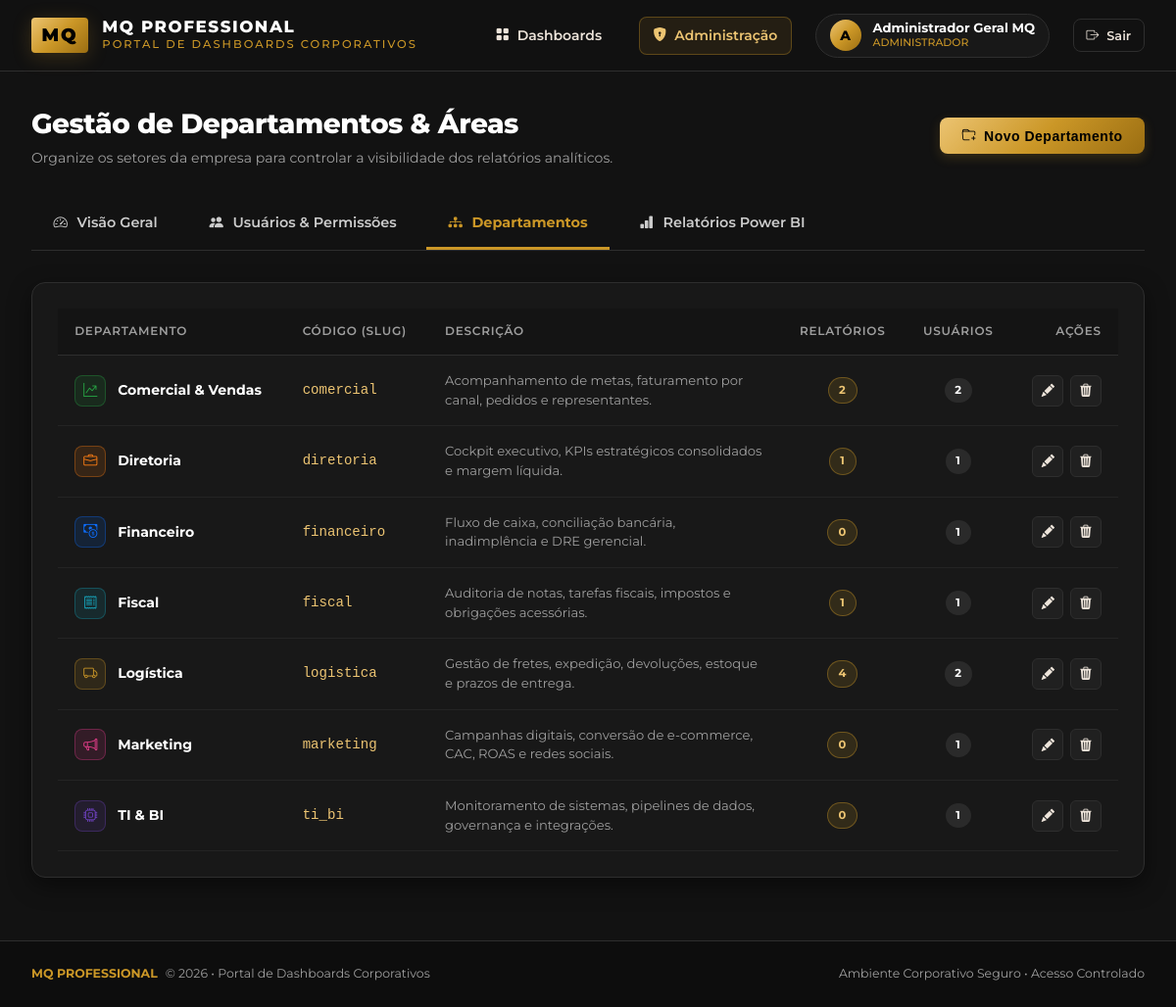
/admin/departments (signed in), run on the app's committed database.
### tables this page shows
CREATE TABLE departments (
        id INTEGER PRIMARY KEY AUTOINCREMENT,
        name TEXT NOT NULL,
        code TEXT UNIQUE NOT NULL,
        description TEXT,
        icon TEXT DEFAULT 'bi-folder',
        color TEXT DEFAULT '#CB9727',
        created_at DATETIME DEFAULT CURRENT_TIMESTAMP
    );

### app.py (the view, shortened to what this page needs)
@app.route('/admin/departments', methods=['GET', 'POST'])
@admin_required
def admin_departments():
    departments = list_all_departments()
    return render_template('admin/departments.html', departments=departments)

### app.py (called while the page is built)
def admin_required(f):
    @wraps(f)
    def decorated_function(*args, **kwargs):
        if 'user_id' not in session:
            flash('Por favor, faça login para acessar esta área.', 'warning')
            return redirect(url_for('login', next=request.url))
        if session.get('role') != 'admin':
            flash('Acesso restrito. Você não possui privilégios de Administrador.', 'danger')
            return redirect(url_for('portal'))
        return f(*args, **kwargs)
    return decorated_function

@app.context_processor
def inject_globals():
    return {
        'current_user': {
            'id': session.get('user_id'),
            'username': session.get('username'),
            'name': session.get('name'),
            'role': session.get('role'),
            'is_admin': session.get('role') == 'admin'
        } if 'user_id' in session else None
    }

### database.py (called while the page is built)
def get_db():
    conn = sqlite3.connect(Config.DATABASE)
    conn.row_factory = sqlite3.Row
    conn.execute("PRAGMA foreign_keys = ON;")
    return conn

def list_all_departments():
    conn = get_db()
    departments = conn.execute('''
        SELECT d.*,
               (SELECT COUNT(*) FROM reports r WHERE r.department_id = d.id AND r.active = 1) as report_count,
               (SELECT COUNT(DISTINCT user_id) FROM user_departments ud WHERE ud.department_id = d.id) as user_count
        FROM departments d
        ORDER BY d.name ASC
    ''').fetchall()
    conn.close()
    return [dict(department) for department in departments]

### templates/admin/departments.html (shortened to what this page needs)
{% extends "base.html" %}
{% block extra_css %}
<link rel="stylesheet" href="{{ url_for('static', filename='css/admin.css') }}">
{% endblock %}
{% block content %}
<div class="admin-header">
    <div class="admin-title-group">
        <h1>Gestão de Departamentos & Áreas</h1>
        <p>Organize os setores da empresa para controlar a visibilidade dos relatórios analíticos.</p>
    </div>
    <button type="button" class="btn-mq-gold" onclick="openModal('createDeptModal')">
        <i class="bi bi-folder-plus"></i> Novo Departamento
    </button>
</div>
<nav class="admin-nav-tabs">
    <a href="{{ url_for('admin_dashboard') }}" class="admin-tab-link">
        <i class="bi bi-speedometer2"></i> Visão Geral
    </a>
    <a href="{{ url_for('admin_users') }}" class="admin-tab-link">
        <i class="bi bi-people-fill"></i> Usuários & Permissões
    </a>
    <a href="{{ url_for('admin_departments') }}" class="admin-tab-link active">
        <i class="bi bi-diagram-3-fill"></i> Departamentos
    </a>
    <a href="{{ url_for('admin_reports') }}" class="admin-tab-link">
        <i class="bi bi-bar-chart-fill"></i> Relatórios Power BI
    </a>
</nav>
<div class="admin-card">
    <div class="mq-table-responsive">
        <table class="mq-table">
            <thead>
                <tr>
                    <th>Departamento</th>
                    <th>Código (Slug)</th>
                    <th>Descrição</th>
                    <th style="text-align: center;">Relatórios</th>
                    <th style="text-align: center;">Usuários</th>
                    <th style="text-align: right;">Ações</th>
                </tr>
            </thead>
            <tbody>
                {% for d in departments %}
                <tr>
                    <td>
                        <div style="display: flex; align-items: center; gap: 0.75rem;">
                            <div style="width: 32px; height: 32px; border-radius: 8px; background: {{ d.color }}22; border: 1px solid {{ d.color }}55; display: flex; align-items: center; justify-content: center; color: {{ d.color }};">
                                <i class="bi {{ d.icon }}"></i>
                            </div>
                            <span style="font-weight: 700; color: var(--mq-white);">{{ d.name }}</span>
                        </div>
                    </td>
                    <td style="font-family: monospace; color: var(--mq-gold-light);">{{ d.code }}</td>
                    <td style="color: var(--mq-gray-muted); font-size: 0.82rem; max-width: 350px;">{{ d.description or 'Sem descrição' }}</td>
                    <td style="text-align: center;">
                        <span class="mq-badge mq-badge-gold">{{ d.report_count }}</span>
                    </td>
                    <td style="text-align: center;">
                        <span class="mq-badge" style="background: rgba(255, 255, 255, 0.08); color: var(--mq-white);">{{ d.user_count }}</span>
                    </td>
                    <td style="text-align: right;">
                        <div class="table-action-btns" style="justify-content: flex-end;">
                            <button type="button" class="btn-icon-action" title="Editar Departamento"
                                    onclick='editDepartment({{ d | tojson }})'>
                                <i class="bi bi-pencil-fill"></i>
                            </button>
                            <form method="POST" action="{{ url_for('admin_departments') }}" onsubmit="return confirm('Deseja excluir este departamento? Todos os relatórios e acessos vinculados podem ser afetados.');" style="display: inline;">
                                <button type="submit" class="btn-icon-action delete" title="Excluir Departamento">
                                    <i class="bi bi-trash3-fill"></i>
                                </button>
                            </form>
                        </div>
                    </td>
                </tr>
                {% endfor %}
            </tbody>
        </table>
    </div>
</div>
{% endblock %}

### static/css/mq_theme.css (style rules this page uses)
:root { --mq-black: #000000; --mq-black-bg: #121212; --mq-black-surface: #181818; --mq-black-card: #1f1f1f; --mq-black-card-hover: #262626; --mq-border: #2e2e2e; --mq-border-subtle: #242424; --mq-white: #FFFFFF; --mq-creme: #FDFBD4; --mq-creme-2: #EDE4DA; --mq-gray-muted: #9E9E9E; --mq-gray-light: #CCCCCC; --mq-gold: #CB9727; --mq-gold-light: #ECC472; --mq-gold-dark: #9B6E12; --mq-gold-glow: rgba(203, 151, 39, 0.25); --mq-gold-subtle: rgba(203, 151, 39, 0.12); --mq-grad-gold: linear-gradient(135deg, #ECC472 0%, #CB9727 50%, #9B6E12 100%); --mq-grad-gold-hover: linear-gradient(135deg, #F5D792 0%, #D8A535 50%, #B07E15 100%); --mq-grad-dark: linear-gradient(180deg, #1A1A1A 0%, #121212 100%); --mq-grad-card: linear-gradient(145deg, #222222 0%, #161616 100%); --mq-success: #28A745; --mq-danger: #DC3545; --mq-warning: #FFC107; --mq-info: #17A2B8; --mq-primary-blue: #0D6EFD; --font-main: 'Montserrat', -apple-system, BlinkMacSystemFont, sans-serif; --transition-smooth: all 0.25s cubic-bezier(0.4, 0, 0.2, 1); --shadow-card: 0 8px 24px rgba(0, 0, 0, 0.45); --shadow-gold: 0 4px 20px rgba(203, 151, 39, 0.22); }
*, *::before, *::after { box-sizing: border-box; margin: 0; padding: 0; }
body { font-family: var(--font-main); background-color: var(--mq-black-bg); color: var(--mq-creme-2); min-height: 100vh; display: flex; flex-direction: column; line-height: 1.5; -webkit-font-smoothing: antialiased; }
a { color: var(--mq-gold); text-decoration: none; transition: var(--transition-smooth); }
.btn-mq-gold { background: var(--mq-grad-gold); color: var(--mq-black); font-weight: 700; font-size: 0.875rem; letter-spacing: 0.5px; padding: 0.65rem 1.4rem; border-radius: 8px; border: none; cursor: pointer; display: inline-flex; align-items: center; justify-content: center; gap: 0.5rem; transition: var(--transition-smooth); box-shadow: 0 4px 12px rgba(203, 151, 39, 0.2); }
.mq-badge { display: inline-flex; align-items: center; gap: 0.35rem; font-size: 0.72rem; font-weight: 700; text-transform: uppercase; letter-spacing: 0.5px; padding: 0.25rem 0.65rem; border-radius: 20px; }
.mq-badge-gold { background: rgba(203, 151, 39, 0.15); color: var(--mq-gold-light); border: 1px solid rgba(203, 151, 39, 0.4); }

### static/css/admin.css (style rules this page uses)
.admin-header { display: flex; justify-content: space-between; align-items: center; margin-bottom: 2rem; flex-wrap: wrap; gap: 1rem; }
.admin-title-group h1 { font-size: 1.75rem; font-weight: 800; color: var(--mq-white); letter-spacing: -0.5px; }
.admin-title-group p { color: var(--mq-gray-muted); font-size: 0.88rem; margin-top: 0.2rem; }
.admin-nav-tabs { display: flex; gap: 0.5rem; border-bottom: 1px solid var(--mq-border); margin-bottom: 2rem; overflow-x: auto; }
.admin-tab-link { padding: 0.85rem 1.4rem; font-size: 0.9rem; font-weight: 600; color: var(--mq-gray-light); border-bottom: 3px solid transparent; display: inline-flex; align-items: center; gap: 0.6rem; transition: var(--transition-smooth); text-decoration: none; white-space: nowrap; }
.admin-tab-link.active { color: var(--mq-gold); border-bottom-color: var(--mq-gold); font-weight: 700; }
.admin-card { background: #181818; border: 1px solid var(--mq-border); border-radius: 14px; padding: 1.6rem; box-shadow: var(--shadow-card); margin-bottom: 2rem; }
.mq-table-responsive { width: 100%; overflow-x: auto; }
.mq-table { width: 100%; border-collapse: collapse; text-align: left; font-size: 0.88rem; }
.mq-table th { padding: 0.9rem 1.1rem; background: #141414; color: var(--mq-gray-muted); font-weight: 600; text-transform: uppercase; font-size: 0.75rem; letter-spacing: 0.75px; border-bottom: 1px solid var(--mq-border); }
.mq-table td { padding: 1rem 1.1rem; border-bottom: 1px solid var(--mq-border-subtle); color: var(--mq-creme-2); vertical-align: middle; }
.table-action-btns { display: flex; align-items: center; gap: 0.4rem; }
.btn-icon-action { width: 32px; height: 32px; display: inline-flex; align-items: center; justify-content: center; border-radius: 6px; border: 1px solid var(--mq-border); background: #202020; color: var(--mq-creme-2); cursor: pointer; transition: var(--transition-smooth); }

### data on the page
departments: name "Comercial & Vendas", code "comercial", description "Acompanhamento de metas, faturamento por canal, pedidos e representantes.", report_count "2", user_count "2"
departments: name "Diretoria", code "diretoria", description "Cockpit executivo, KPIs estratégicos consolidados e margem líquida.", report_count "1", user_count "1"
departments: name "Financeiro", code "financeiro", description "Fluxo de caixa, conciliação bancária, inadimplência e DRE gerencial.", report_count "0", user_count "1"
departments: name "Fiscal", code "fiscal", description "Auditoria de notas, tarefas fiscais, impostos e obrigações acessórias.", report_count "1", user_count "1"
departments: name "Logística", code "logistica", description "Gestão de fretes, expedição, devoluções, estoque e prazos de entrega.", report_count "4", user_count "2"
departments: name "Marketing", code "marketing", description "Campanhas digitais, conversão de e-commerce, CAC, ROAS e redes sociais.", report_count "0", user_count "1"
departments: name "TI & BI", code "ti_bi", description "Monitoramento de sistemas, pipelines de dados, governança e integrações.", report_count "0", user_count "1"

### other printed values
{{ current_user.name[:1] | upper }} "A"
{{ current_user.name }} "Administrador Geral MQ"
